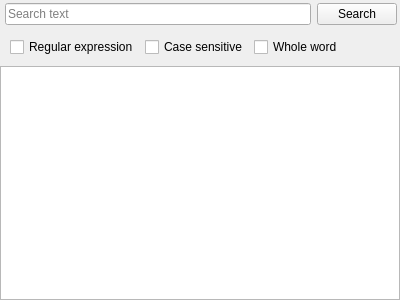
<?xml version="1.0" encoding="UTF-8"?>
<ui version="4.0">
 <class>SearchPanel</class>
 <widget class="QWidget" name="SearchPanel">
  <property name="geometry">
   <rect>
    <x>0</x>
    <y>0</y>
    <width>400</width>
    <height>300</height>
   </rect>
  </property>
  <property name="windowTitle">
   <string notr="true">Form</string>
  </property>
  <layout class="QVBoxLayout" name="verticalLayout">
   <property name="leftMargin">
    <number>0</number>
   </property>
   <property name="topMargin">
    <number>0</number>
   </property>
   <property name="rightMargin">
    <number>0</number>
   </property>
   <property name="bottomMargin">
    <number>0</number>
   </property>
   <item>
    <layout class="QHBoxLayout" name="horizontalLayoutSearch">
     <property name="leftMargin">
      <number>5</number>
     </property>
     <property name="topMargin">
      <number>3</number>
     </property>
     <property name="rightMargin">
      <number>3</number>
     </property>
     <property name="bottomMargin">
      <number>3</number>
     </property>
     <item>
      <widget class="QLineEdit" name="lineEditSearch">
       <property name="sizePolicy">
        <sizepolicy hsizetype="Expanding" vsizetype="Fixed">
         <horstretch>0</horstretch>
         <verstretch>0</verstretch>
        </sizepolicy>
       </property>
       <property name="placeholderText">
        <string>Search text</string>
       </property>
      </widget>
     </item>
     <item>
      <widget class="QPushButton" name="pushButtonSearch">
       <property name="text">
        <string>Search</string>
       </property>
      </widget>
     </item>
    </layout>
   </item>
   <item>
    <layout class="QHBoxLayout" name="horizontalLayoutSearchOptions">
     <property name="leftMargin">
      <number>10</number>
     </property>
     <property name="topMargin">
      <number>3</number>
     </property>
     <property name="rightMargin">
      <number>3</number>
     </property>
     <property name="bottomMargin">
      <number>3</number>
     </property>
     <item>
      <widget class="QCheckBox" name="checkBoxRegex">
       <property name="text">
        <string>Regular expression</string>
       </property>
      </widget>
     </item>
     <item>
      <widget class="QCheckBox" name="checkBoxMatchCase">
       <property name="text">
        <string>Case sensitive</string>
       </property>
      </widget>
     </item>
     <item>
      <widget class="QCheckBox" name="checkBoxWholeWord">
       <property name="text">
        <string>Whole word</string>
       </property>
      </widget>
     </item>
     <item>
      <spacer name="horizontalSpacerSearchOptions">
       <property name="orientation">
        <enum>Qt::Orientation::Horizontal</enum>
       </property>
       <property name="sizeHint" stdset="0">
        <size>
         <width>40</width>
         <height>20</height>
        </size>
       </property>
      </spacer>
     </item>
    </layout>
   </item>
   <item>
    <widget class="QTextBrowser" name="textBrowserSearchResult"/>
   </item>
  </layout>
 </widget>
 <resources/>
 <connections/>
</ui>
